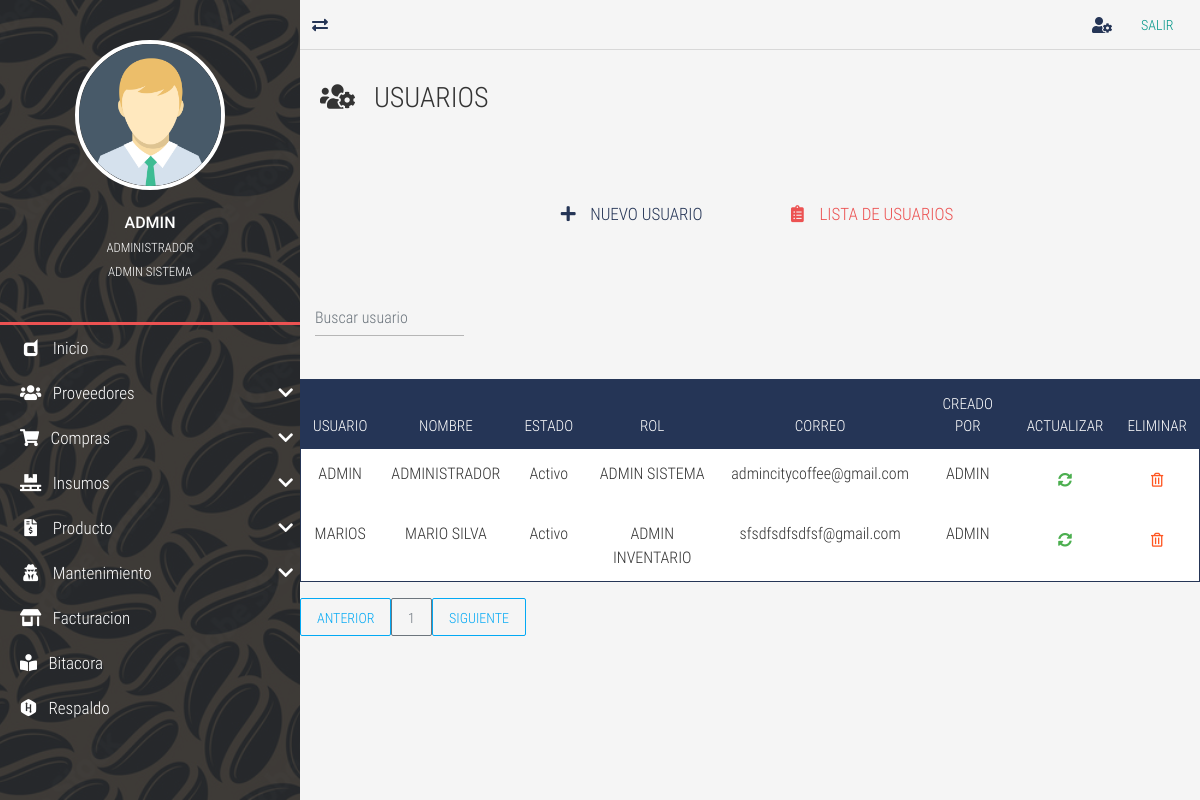
Page /user-list/ (signed in) on the earlier database version.
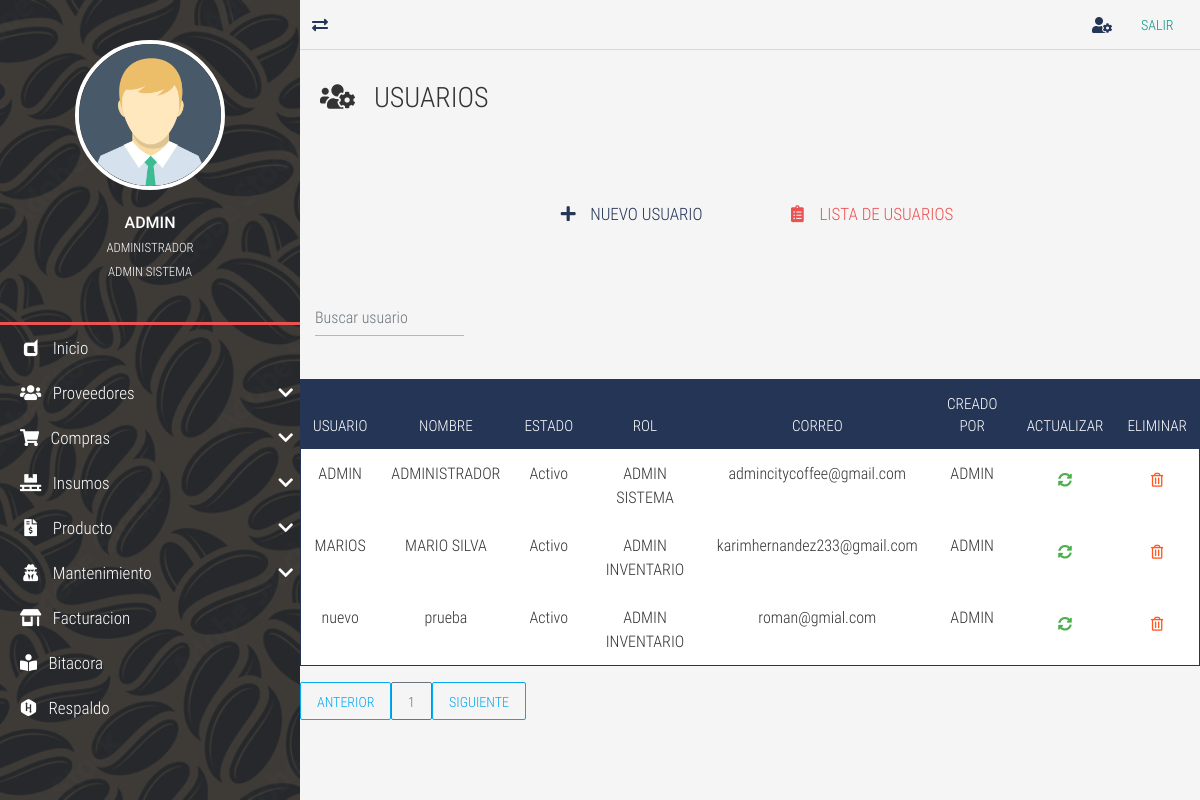
Same page on the later database version.
### tables this page shows
CREATE TABLE `TBL_usuarios` (
  `id_usuario` int NOT NULL AUTO_INCREMENT,
  `usuario` varchar(50) NOT NULL,
  `nombre_usuario` varchar(100) NOT NULL,
  `estado_usuario` enum('Activo','Inactivo','Bloqueado','Nuevo') NOT NULL,
  `contrasena` varchar(100) NOT NULL,
  `id_rol` int NOT NULL,
  `fecha_ultima_conexion` datetime DEFAULT NULL,
  `preguntas_contestadas` int DEFAULT NULL,
  `primer_ingreso` int DEFAULT NULL,
  `fecha_vencimiento` date DEFAULT NULL,
  `correo_electronico` varchar(50) DEFAULT NULL,
  `creado_por` varchar(30) DEFAULT NULL,
  `fecha_creacion` datetime DEFAULT NULL,
  `modificado_por` varchar(30) DEFAULT NULL,
  `fecha_modificacion` datetime DEFAULT NULL,
  PRIMARY KEY (`id_usuario`)
);

CREATE TABLE `TBL_ms_roles` (
  `id_rol` int NOT NULL AUTO_INCREMENT,
  `rol` varchar(50) NOT NULL DEFAULT '',
  `descripcion` varchar(100) DEFAULT NULL,
  `creado_por` varchar(50) DEFAULT NULL,
  `fecha_creacion` datetime DEFAULT NULL,
  `modificado_por` varchar(50) DEFAULT NULL,
  `fecha_modificacion` datetime DEFAULT NULL,
  PRIMARY KEY (`id_rol`)
);

### controladores/vistasControlador.php (called while the page is built)
<?php
	require_once "./modelos/vistasModelo.php";
	class vistasControlador extends vistasModelo{
		public function obtener_plantilla_controlador(){
			return require_once "./vistas/plantilla.php";
		}
		public function obtener_vistas_controlador(){
			if(isset($_GET['views'])){
				$ruta=explode("/", $_GET['views']);
				$respuesta=vistasModelo::obtener_vistas_modelo($ruta[0]);
			}else{
				$respuesta="login";
			}
			return $respuesta;
		}
	}

### index.php (called while the page is built, shortened)
<?php
	require_once "./controladores/vistasControlador.php";
	$plantilla = new vistasControlador();
	$plantilla->obtener_plantilla_controlador();

### modelos/vistasModelo.php (called while the page is built, shortened)
<?php
	class vistasModelo{
		protected static function obtener_vistas_modelo($vistas){
			$listaBlanca=["restaurar","respaldo","bitacora","prueba","proveedor-list","proveedor-new","proveedor-update","client-update","facturacion"
			,"home","insumos-list","insumos-new","insumos-update","objetos-list","objetos-new","objetos-update","inventario-list","producto-list","producto-new",
			"reservation-pending","reservation-search","producto-update","user-list","rol-list","permisos-list","reservation-reservation","user-new","user-search",
			"user-update","salir","compra-list","compra-new","compra-search","compra-detalle", "parametros-list", "preguntas-list", "Tipo-Producto-new"];
			if(in_array($vistas, $listaBlanca)){
				if(is_file("./vistas/contenidos/".$vistas."-view.php")){
					$contenido="./vistas/contenidos/".$vistas."-view.php";
				}else{
					$contenido="404";
				}
			}elseif($vistas=="login" || $vistas=="index" || $vistas=="prueba" || $vistas=="rec-correo" || $vistas=="rec-preguntas" || $vistas=="cambiocontrasena"
			|| $vistas=="primer-ingreso" || $vistas=="verifica-codigo" || $vistas=="autoregistro" || $vistas=="preguntasusuario" || $vistas=="rsp"){
				$contenido="login";
			}else{
				$contenido="404";
				$contenido="rsp";
			}
			return $contenido;
		}
	}

### vistas/contenidos/user-list-view.php (the view, shortened to what this page needs)
<div class="full-box page-header">
	<h3 class="text-left">
		<i class="fas fa-users-cog"></i> &nbsp; USUARIOS
	</h3>
</div>
<div class="container-fluid">
	<ul class="full-box list-unstyled page-nav-tabs">
		<li>
			<a href="<?php echo SERVERURL; ?>user-new/"><i class="fas fa-plus fa-fw"></i> &nbsp; NUEVO USUARIO</a>
		</li>
		<li>
			<a class="active" href="<?php echo SERVERURL; ?>user-list/"><i class="fas fa-clipboard-list fa-fw"></i> &nbsp; LISTA DE USUARIOS</a>
		</li>
	</ul>
</div>
<?php
$where="";
?>
      <div class="container-fluid">
  <form class="d-flex">
      <input class="form-control me-2 light-table-filter" data-table="table_id" type="text"
      placeholder="Buscar usuario">
      </form>
  </div>
  <br>
      <table class="table table-striped table-dark table_id text-center" id="tblDatos">
                         <thead>
                         <tr>
                        <th>USUARIO</th>
                        <th>NOMBRE</th>
                        <th>ESTADO</th>
                        <th>ROL</th>
                        <th>CORREO</th>
                        <th>CREADO POR</th>
						<th>ACTUALIZAR</th>
						<th>ELIMINAR</th>
                        </tr>
                        </thead>
                        <tbody>
				<?php
include ("./cone.php");
$SQL="SELECT u.id_usuario, u.usuario, u.nombre_usuario, u.estado_usuario, r.rol,u.correo_electronico,
u.creado_por FROM TBL_usuarios u
inner JOIN TBL_ms_roles r ON r.id_rol = u.id_rol
$where";
$dato = mysqli_query($conexion, $SQL);
if($dato -> num_rows >0){
    while($fila=mysqli_fetch_array($dato)){
?>
<tr>
<td><?php echo $fila['usuario']; ?></td>
<td><?php echo $fila['nombre_usuario']; ?></td>
<td><?php echo $fila['estado_usuario']; ?></td>
<td><?php echo $fila['rol']; ?></td>
<td><?php echo $fila['correo_electronico']; ?></td>
<td><?php echo $fila['creado_por']?></td>
<td>
	<a href="<?php echo SERVERURL; ?>user-update/<?php echo $fila['id_usuario']?>" class="btn btn-success">
		<i class="fas fa-sync-alt"></i>
	</a>
</td>
<td>
	<form class="FormularioAjax" action="<?php echo SERVERURL; ?>ajax/usuarioAjax.php" method="POST" data-form="delete" autocomplete="off">
	<button type="submit" class="btn btn-warning">
		<i class="far fa-trash-alt"></i>
	</button>
	</form>
</td>
</tr>
<?php
}
}else{
    ?>
    <tr class="text-center">
    <td colspan="16">No existen registros</td>
    </tr>
    <?php
}
?>
	</body>
  <div id="paginador" class=""></div>

### vistas/plantilla.php (shortened to what this page needs)
<!DOCTYPE html>
<html lang="es">
<head>
	<?php include "./vistas/inc/Link.php"; ?>
</head>
<body>
	<?php
		require_once "./controladores/vistasControlador.php";
		$IV = new vistasControlador();
		$vistas=$IV->obtener_vistas_controlador();
		if($vistas=="login" || $vistas=="404" || $vistas=="olvido-contrasena" || $vistas=="rec-correo" || $vistas=="rec-preguntas" || $vistas=="cambiocontrasena"
		 || $vistas=="primer-ingreso" || $vistas=="verifica-codigo" || $vistas=="autoregistro" || $vistas=="preguntasusuario" || $vistas=="rsp" ){
			require_once "./vistas/contenidos/".$vistas."-view.php";
		}else{
			require_once './controladores/loginControlador.php';
	?>
	<main class="full-box main-container">
		<?php include "./vistas/inc/NavLateral.php"; ?>
		<section class="full-box page-content">
			<?php
				include "./vistas/inc/NavBar.php";
				include  $vistas;
			?>
	<?php
		}
	?>
</body>
</html>

### vistas/inc/Link.php (shortened to what this page needs)
<link rel="stylesheet" href="<?php echo SERVERURL; ?>vistas/css/normalize.css">
<link rel="stylesheet" href="<?php echo SERVERURL; ?>vistas/css/bootstrap.min.css">
<link rel="stylesheet" href="<?php echo SERVERURL; ?>vistas/css/bootstrap-material-design.min.css">
<link rel="stylesheet" href="<?php echo SERVERURL; ?>vistas/css/all.css">
<link rel="stylesheet" href="<?php echo SERVERURL; ?>vistas/css/sweetalert2.min.css">
<link rel="stylesheet" href="<?php echo SERVERURL; ?>vistas/css/jquery.mCustomScrollbar.css">
<link rel="stylesheet" href="<?php echo SERVERURL; ?>vistas/css/style.css">
<link rel="stylesheet" href="<?php echo SERVERURL; ?>vistas/css/estilos-login.css">

### vistas/inc/NavLateral.php (shortened to what this page needs)
<section class="full-box nav-lateral">
	<div class="full-box nav-lateral-content">
		<figure class="full-box nav-lateral-avatar">
			<img src="<?php echo SERVERURL; ?>vistas/assets/avatar/Avatar.png" class="img-fluid" alt="Avatar">
			<figcaption class="roboto-medium text-center">
				<?php echo $_SESSION['usuario_login']?>
				<br><small class="roboto-condensed-light"><?php echo $_SESSION['nombre_usuario']?> </small>
				<br><small class="roboto-condensed-light"><?php echo $_SESSION['rol']?> </small>
			</figcaption>
		</figure>
		<div class="full-box nav-lateral-bar"></div>
		<nav class="full-box nav-lateral-menu">
			<ul>
			<?php
			if($_SESSION['rol']=='ADMIN SISTEMA'){
				?>
				<li>
					<a href="<?php echo SERVERURL; ?>home/"><i class="fab fa-dashcube fa-fw"></i> &nbsp; Inicio</a>
				</li>
				<li>
					<a href="#" class="nav-btn-submenu"><i class="fas fa-users fa-fw"></i> &nbsp; Proveedores <i class="fas fa-chevron-down"></i></a>
				</li>
				<li>
					<a href="#" class="nav-btn-submenu"><i class="fas fa-shopping-cart"></i></i> &nbsp; Compras <i class="fas fa-chevron-down"></i></a>
				</li>
				<li>
					<a href="#" class="nav-btn-submenu"><i class="fas fa-pallet fa-fw"></i> &nbsp; Insumos <i class="fas fa-chevron-down"></i></a>
				</li>
				<li>
					<a href="#" class="nav-btn-submenu"><i class="fas fa-file-invoice-dollar fa-fw"></i> &nbsp; Producto <i class="fas fa-chevron-down"></i></a>
				</li>
				<li>
					<a href="#" class="nav-btn-submenu"><i class="fas  fa-user-secret fa-fw"></i> &nbsp; Mantenimiento <i class="fas fa-chevron-down"></i></a>
				</li>
				<li>
					<a href="<?php echo SERVERURL; ?>company/"><i class="fas fa-store-alt fa-fw"></i> &nbsp; Facturacion</a>
				</li>
				<li>
					<a href="<?php echo SERVERURL; ?>bitacora/"><i class="fas fa-book-reader"></i> &nbsp; Bitacora</a>
				</li>
				<li>
					<a href="<?php echo SERVERURL; ?>respaldo/"><i class="fab fa-hackerrank"></i></i> &nbsp; Respaldo</a>
				</li>
				<?php
				}?>
			</ul>
		</nav>
	</div>
</section>

### vistas/inc/NavBar.php
<nav class="full-box navbar-info">
	<a href="#" class="float-left show-nav-lateral">
		<i class="fas fa-exchange-alt"></i>
	</a>
	<a href="<?php echo SERVERURL; ?>user-update/">
		<i class="fas fa-user-cog"></i>
	</a>
	<a href="<?php echo SERVERURL?>salir/"><button type="button"
	class="btn btn-primary">Salir</button></a>
</nav>

### vistas/css/all.css (style rules this page uses)
.fa, .fas, .far, .fal, .fab { -moz-osx-font-smoothing: grayscale; -webkit-font-smoothing: antialiased; display: inline-block; font-style: normal; font-variant: normal; text-rendering: auto; line-height: 1; }
.fa-fw { text-align: center; width: 1.25em; }
.fa-book-reader:before { content: "\f5da"; }
.fa-chevron-down:before { content: "\f078"; }
.fa-clipboard-list:before { content: "\f46d"; }
.fa-dashcube:before { content: "\f210"; }
.fa-exchange-alt:before { content: "\f362"; }
.fa-file-invoice-dollar:before { content: "\f571"; }
.fa-hackerrank:before { content: "\f5f7"; }
.fa-pallet:before { content: "\f482"; }
.fa-plus:before { content: "\f067"; }
.fa-shopping-cart:before { content: "\f07a"; }
.fa-store-alt:before { content: "\f54f"; }
.fa-sync-alt:before { content: "\f2f1"; }
.fa-trash-alt:before { content: "\f2ed"; }
.fa-user-cog:before { content: "\f4fe"; }
.fa-user-secret:before { content: "\f21b"; }
.fa-users:before { content: "\f0c0"; }
.fa-users-cog:before { content: "\f509"; }
.fab { font-family: 'Font Awesome 5 Brands'; }
.far { font-family: 'Font Awesome 5 Free'; font-weight: 400; }
.fa, .fas { font-family: 'Font Awesome 5 Free'; font-weight: 900; }

### vistas/css/style.css (style rules this page uses)
:root { --color-one: #F5F5F5; --color-two: #24292E; --color-three: #EC5252; --form-color: #14111A; --accent-color: #253556; --border-color: #D8D8D8; }
body,html { font-family: 'roboto_condensed_light'; width: 100vw; height: 100vh; background-color: var(--color-one); color: #333; font-size: 16px; }
.full-box { margin: 0; padding: 0; box-sizing: border-box; width: 100%; }
.page-header { padding: 30px 20px 60px 20px; }
.page-header > :nth-child(1) { padding-bottom: 7px; }
.page-nav-tabs { display: flex; justify-content: center; flex-wrap: wrap; margin-bottom: 30px; }
.page-nav-tabs li, .page-nav-tabs li a { height: 40px; line-height: 40px; }
.page-nav-tabs li { margin: 5px 20px; }
.page-nav-tabs li a { color: var(--accent-color); font-size: 17px; min-width: 200px; width: auto; display: block; text-align: center; user-select: none; transition: all .2s ease-in-out; border-bottom: 2px solid transparent; }
.page-nav-tabs li a.active { color: var(--color-three); cursor: none; pointer-events: none; }
.table .btn { margin-bottom: 0; }
.table thead th { color: #FFF; }
.table tbody tr { color: #333; transition: all .2s ease-in-out; }
.table-dark, .table { background-color: #fff; }
.table-dark { border: 1px solid var(--accent-color); }
.table-dark thead tr { background-color: var(--accent-color); }
.table-dark td, .table-dark thead th, .table-dark th { border: none; }
table form { margin-bottom: 0; }
.roboto-medium { font-family: 'roboto_medium_regular'; }
.roboto-condensed-light { font-family: 'roboto_condensed_light'; }
.main-container { height: 100%; position: absolute; top: 0; left: 0; overflow: hidden; }
.page-content, .nav-lateral { height: 100%; overflow: hidden; }
.page-content { position: relative; padding-left: 300px; transition: all .2s ease-in-out; padding-bottom: 20px; }
.nav-lateral { width: 300px; position: absolute; top: 0; left: 0; z-index: 1; transition: all .2s ease-in-out; background-image: url('../assets/img/adobe.jpg'); background-position: center center; background-size: cover; }
.nav-lateral-content { max-width: 300px; height: 100%; background-color: rgba(36, 41, 46, .8); }
.nav-lateral-bar { height: 3px; background-color: var(--color-three); }
.nav-lateral-avatar { padding: 40px 0; }
.nav-lateral-avatar img { width: 50%; margin: 0 auto; display: block; border: 4px solid #FFF; border-radius: 100%; }
.nav-lateral-avatar figcaption { margin-top: 20px; color: #FFF; }
.nav-lateral-menu { height: auto; }
.nav-lateral-menu ul { margin: 0; padding: 0; list-style: none; }
.nav-lateral-menu ul li { width: 100%; height: auto; }
.nav-lateral-menu ul li a { display: block; width: 100%; height: 45px; line-height: 45px; text-decoration: none; color: #FFF; font-size: 17px; box-sizing: border-box; padding-left: 20px; transition: all .2s ease-in-out; }
.nav-lateral-menu .fa-chevron-down, .nav-lateral-menu .fa-chevron-up { float: right; height: 45px; line-height: 45px; margin-right: 7px; transition: all .2s ease-in-out; }
.navbar-info { height: 50px; border-bottom: 1px solid var(--border-color); text-align: right; padding-right: 10px; }
.navbar-info a { color: var(--accent-color); height: 50px; min-width: 40px; text-align: center; line-height: 50px; display: inline-block; transition: all .2s ease-out; user-select: none; }

Differences in the rows shown:
changed tbl_usuarios "MARIOS": correo_electronico "sfsdfsdfsdfsf@gmail.com" → "karimhernandez233@gmail.com"
added tbl_usuarios: usuario "nuevo", nombre_usuario "prueba", estado_usuario "Activo", id_rol.rol "ADMIN INVENTARIO", correo_electronico "roman@gmial.com", creado_por "ADMIN"
